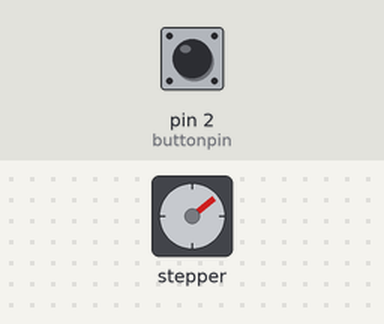
Simulated run of this sketch. Board: Arduino Uno, built with avr-gcc and run on an emulated ATmega328P. Parts: stepper motor. The inputs (shaded band) are chosen by the test bench; at power-on: pin 2 (buttonpin) HIGH. Stepper angles assume 2048 steps per turn.

Above: at 1.2 s.
1.3 s: pin 2 (buttonpin) pulled LOW for 0.15 s
At 1.66 s:
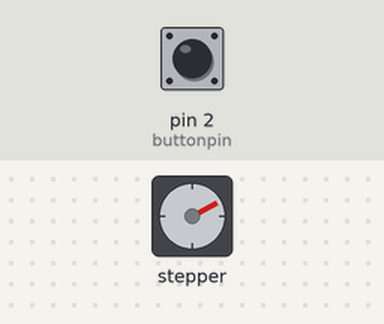
4.4 s: pin 2 (buttonpin) pulled LOW for 1 s
At 4.68 s:
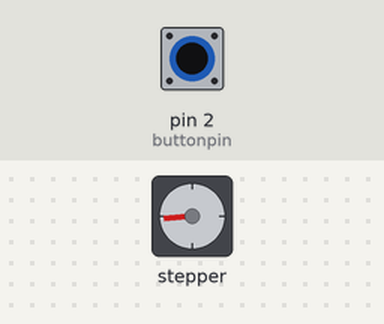
Timing chart, 0 to 17.4 s (numbered marks = the images above; inputs shaded):
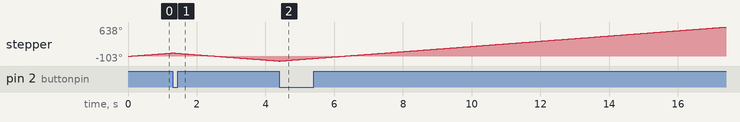

The sketch:

Program022Stepper_motor_with_switch.ino
```cpp
#include<Stepper.h>
int spr=2048;
Stepper myStepper (spr, 8,10,9,11);
int motspeed=10;
int buttonpin=2;
int motDir=1;
int buttonvalnew;
int buttonvalold=1;

void setup() {
  pinMode(buttonpin, INPUT);
  myStepper.setSpeed(motspeed);
  digitalWrite(buttonpin, HIGH);
}

void loop() {
  // put your main code here, to run repeatedly:
  buttonvalnew= digitalRead(buttonpin);

  if(buttonvalold==1 && buttonvalnew==0){
    motDir=motDir*(-1);
  }

  myStepper.step(motDir*1);

  buttonvalold= buttonvalnew;
}
```
